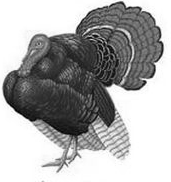
#> input picture packages/Orange3-ImageAnalytics/Orange3_ImageAnalytics-0.13.0-py3-none-any.whl/orangecontrib/imageanalytics/tests/test_images/example_image_2.pgm, 171 x 182 px
$ python -i main.py   (imports and definitions only)
#> lines starting #> are read from the running program, lines starting #| are printed output that depends on the picture; after the words box and inside, x2 and y2 are one past the last pixel; in counts of white or black regions, pixels touching at a corner belong together
__all__ = ['VideoCropper']

import subprocess
import cv2
import numpy as np
import fire
import os

# [15 lines left out: functions get_video_duration, extract_frame, not called in this run]

def find_crop_params(image_path):
    image = cv2.imread(image_path)
#> image is the input picture: shape (182, 171, 3); min 1, max 255, mean 170.7
    gray = cv2.cvtColor(image, cv2.COLOR_BGR2GRAY)

    _, thresh = cv2.threshold(gray, 1, 255, cv2.THRESH_BINARY)
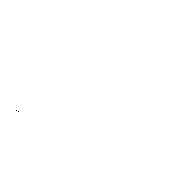
#> thresh: shape (182, 171); 100% white; black in thin lines or dots, all inside (x1, y1, x2, y2) = (16, 110, 19, 112)

    contours, _ = cv2.findContours(thresh, cv2.RETR_EXTERNAL, cv2.CHAIN_APPROX_SIMPLE)
#> contours = [[[0, 0], [0, 181], [170, 181], [170, 0]]]
    max_contour = max(contours, key=cv2.contourArea)
#> max_contour = [[0, 0], [0, 181], [170, 181], [170, 0]]
    x, y, w, h = cv2.boundingRect(max_contour)
#> x = 0; y = 0; w = 171; h = 182

    cropped = image[y:y+h, x:x+w]

    mask = cv2.inRange(cropped, np.array([17, 17, 17]), np.array([17, 17, 17]))
#> mask: shape (182, 171); 0.07% white in thin lines or dots, all inside (x1, y1, x2, y2) = (13, 36, 114, 134)
    mask_inv = cv2.bitwise_not(mask)

    contours, _ = cv2.findContours(mask_inv, cv2.RETR_EXTERNAL, cv2.CHAIN_APPROX_SIMPLE)
    inner_max_contour = max(contours, key=cv2.contourArea)
#> inner_max_contour = [[0, 0], [0, 181], [170, 181], [170, 0]]
    inner_x, inner_y, inner_w, inner_h = cv2.boundingRect(inner_max_contour)
#> inner_x = 0; inner_y = 0; inner_w = 171; inner_h = 182

    final_x = x + inner_x
#> final_x = 0
    final_y = y + inner_y
#> final_y = 0
    final_w = inner_w
#> final_w = 171
    final_h = inner_h
#> final_h = 182

    return f'{final_w}:{final_h}:{final_x}:{final_y}'

# [28 lines left out: functions crop_frame, crop_video, display_frame, not called in this run]

class VideoCropper:
    # [55 lines left out: function process, not called in this run]

def main():
    fire.Fire(VideoCropper)

# [2 lines not run here, left out]

>>> result = find_crop_params('../../../Orange3-ImageAnalytics/Orange3_ImageAnalytics-0.13.0-py3-none-any.whl/orangecontrib/imageanalytics/tests/test_images/example_image_2.pgm')
#> result = '171:182:0:0'
